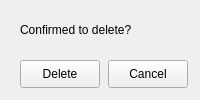
<?xml version="1.0" encoding="UTF-8"?>
<ui version="4.0">
 <class>SpiritSettingsForm</class>
 <widget class="QWidget" name="SpiritSettingsForm">
  <property name="geometry">
   <rect>
    <x>0</x>
    <y>0</y>
    <width>200</width>
    <height>100</height>
   </rect>
  </property>
  <property name="windowTitle">
   <string>Form</string>
  </property>
  <widget class="QPushButton" name="pushButton">
   <property name="geometry">
    <rect>
     <x>108</x>
     <y>60</y>
     <width>80</width>
     <height>28</height>
    </rect>
   </property>
   <property name="text">
    <string>Cancel</string>
   </property>
  </widget>
  <widget class="QPushButton" name="pushButton_2">
   <property name="geometry">
    <rect>
     <x>20</x>
     <y>60</y>
     <width>80</width>
     <height>28</height>
    </rect>
   </property>
   <property name="text">
    <string>Delete</string>
   </property>
  </widget>
  <widget class="QLabel" name="label">
   <property name="geometry">
    <rect>
     <x>20</x>
     <y>20</y>
     <width>241</width>
     <height>20</height>
    </rect>
   </property>
   <property name="text">
    <string>Confirmed to delete?</string>
   </property>
  </widget>
 </widget>
 <resources/>
 <connections/>
</ui>
